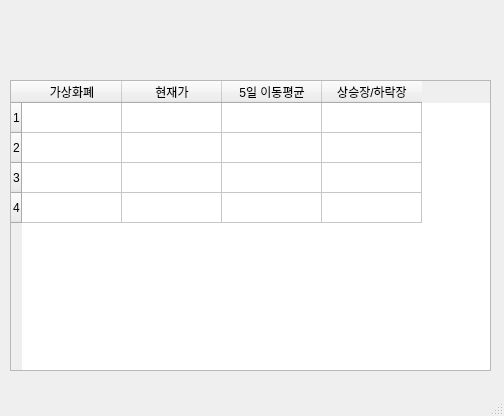
<?xml version="1.0" encoding="UTF-8"?>
<ui version="4.0">
 <class>MainWindow</class>
 <widget class="QMainWindow" name="MainWindow">
  <property name="geometry">
   <rect>
    <x>0</x>
    <y>0</y>
    <width>504</width>
    <height>416</height>
   </rect>
  </property>
  <property name="windowTitle">
   <string>가상화폐 상승장/하락장 알리미</string>
  </property>
  <widget class="QWidget" name="centralwidget">
   <widget class="QTableWidget" name="tableWidget">
    <property name="geometry">
     <rect>
      <x>10</x>
      <y>80</y>
      <width>481</width>
      <height>291</height>
     </rect>
    </property>
    <property name="rowCount">
     <number>4</number>
    </property>
    <row/>
    <row/>
    <row/>
    <row/>
    <column>
     <property name="text">
      <string>가상화폐</string>
     </property>
    </column>
    <column>
     <property name="text">
      <string>현재가</string>
     </property>
    </column>
    <column>
     <property name="text">
      <string>5일 이동평균</string>
     </property>
    </column>
    <column>
     <property name="text">
      <string>상승장/하락장</string>
     </property>
    </column>
   </widget>
  </widget>
  <widget class="QMenuBar" name="menubar">
   <property name="geometry">
    <rect>
     <x>0</x>
     <y>0</y>
     <width>504</width>
     <height>21</height>
    </rect>
   </property>
  </widget>
  <widget class="QStatusBar" name="statusbar"/>
 </widget>
 <resources/>
 <connections/>
</ui>
